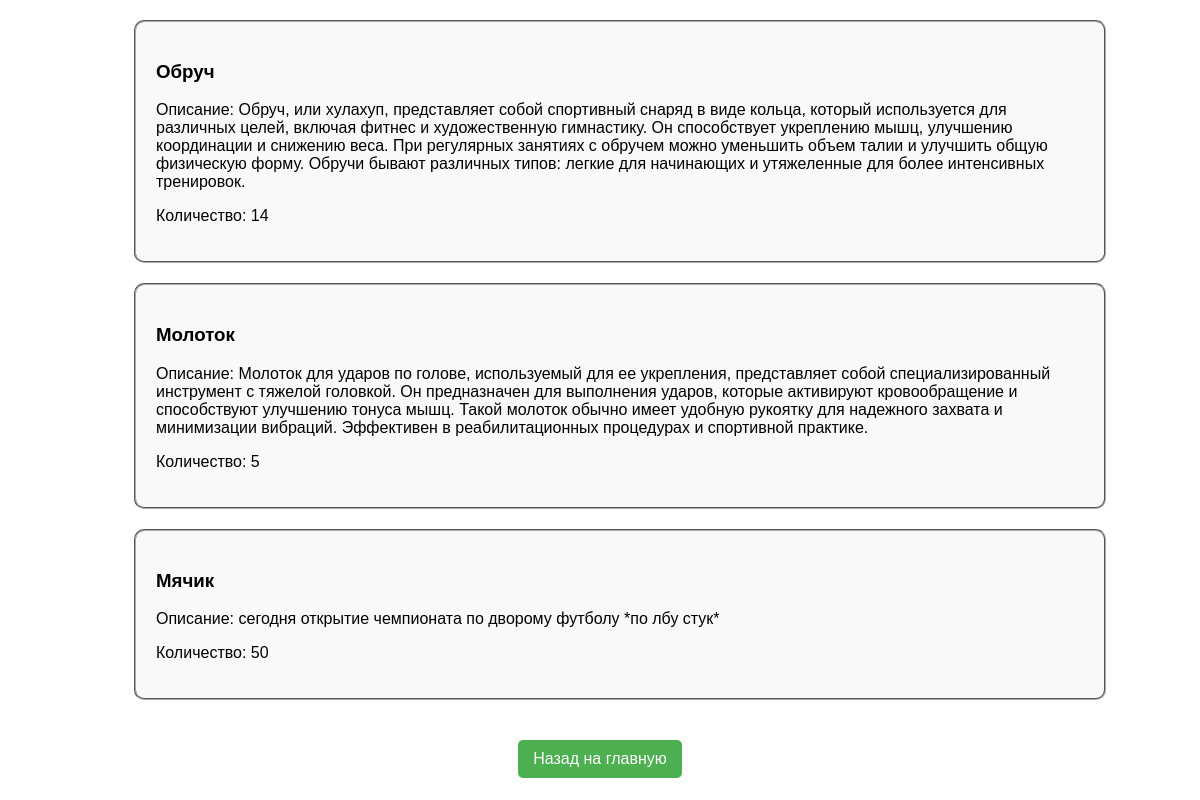
The page /inventory/owned_inventory/ (signed in) on the database as committed earlier.
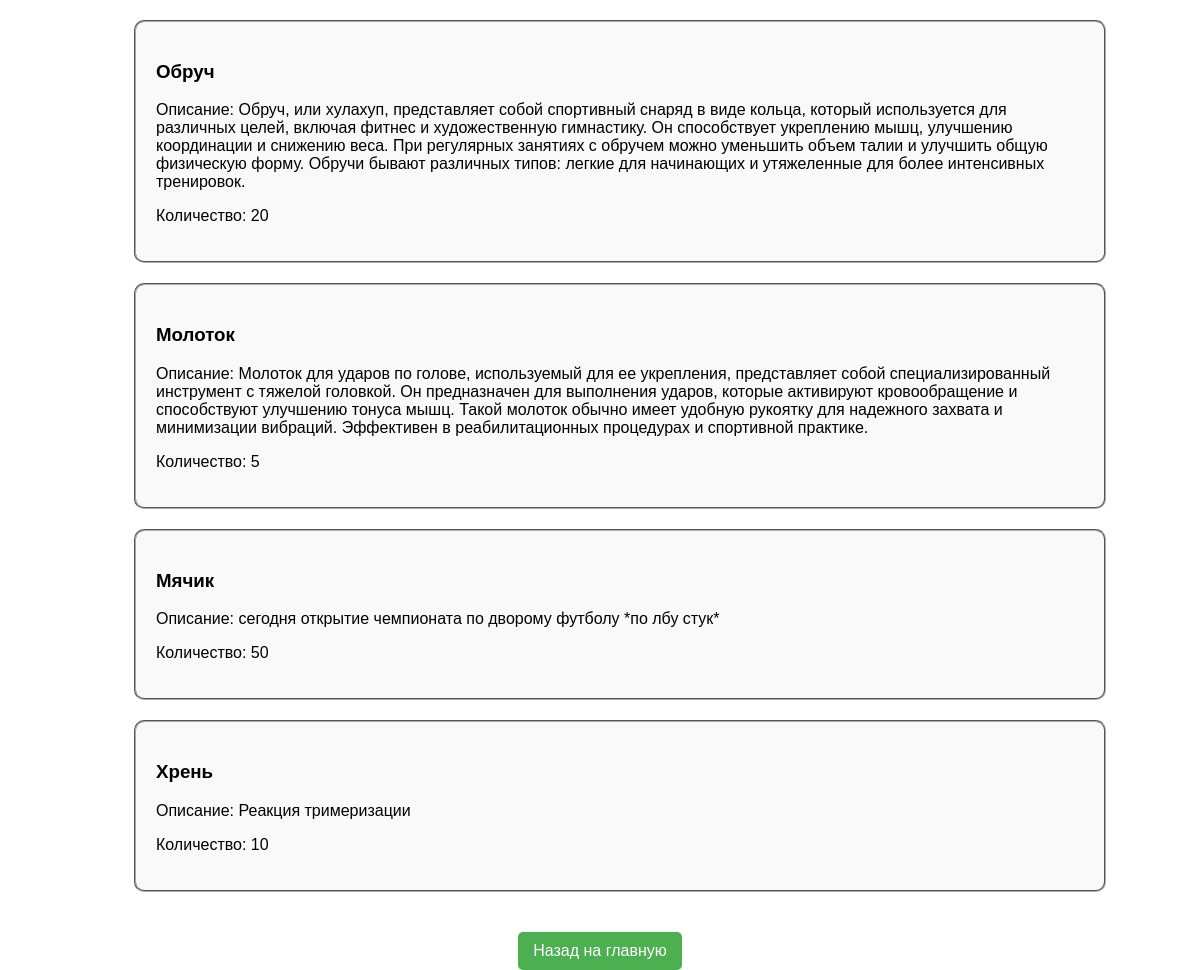
The same page on the database as committed later.
### invpage/models.py (models this page shows, shortened)
class Ownership(models.Model):
    user = models.ForeignKey(settings.AUTH_USER_MODEL, on_delete=models.CASCADE, related_name='owned_items')
    item = models.ForeignKey(InventoryItem, on_delete=models.CASCADE, related_name='owners')
    quantity = models.PositiveIntegerField(default=1)

class InventoryItem(models.Model):
    name = models.CharField(max_length=255)
    description = models.TextField()
    status = models.CharField(max_length=50, default='Исправен')
    item_id = models.AutoField(primary_key=True)
    quantity = models.PositiveIntegerField(default=0)

### invpage/views.py (the view)
# urls.py: path('owned_inventory/', owned_inv, name='owned_inv')
@login_required
def owned_inv(request):
    user = request.user
    owned_items = Ownership.objects.filter(user=user).select_related('item')
    return render(request, 'inventory_owned.html', {'owned_items': owned_items})

### invpage/templates/inventory_owned.html (shortened to what this page needs)
{% load static %}
<!DOCTYPE html>
<html lang="en">
<head>
    <link rel="stylesheet" href="{% static 'invpage/css/own_inv.css' %}">
</head>
<body>
<ul class="inventory-list good" id="inventory-list-good">
    {% for el in owned_items %}
        <li>
            <div class="inventory-card">
                <h3>{{ el.item.name }}</h3>
                <p>Описание: {{ el.item.description }}</p>
                <p>Количество: {{ el.quantity }}</p>
            </div>
        </li>
    {% empty %}
        <li>Нет доступного инвентаря.</li>
    {% endfor %}
</ul>
<div class="button-container">
    <a href="{% url 'index' %}">Назад на главную</a>
</div>
</body>
</html>

Rows that differ between the two databases and show on the page:
changed Ownership "Обруч": quantity "14" → "20"
added Ownership: item.name "Хрень", item.description "Реакция тримеризации", quantity "10"
